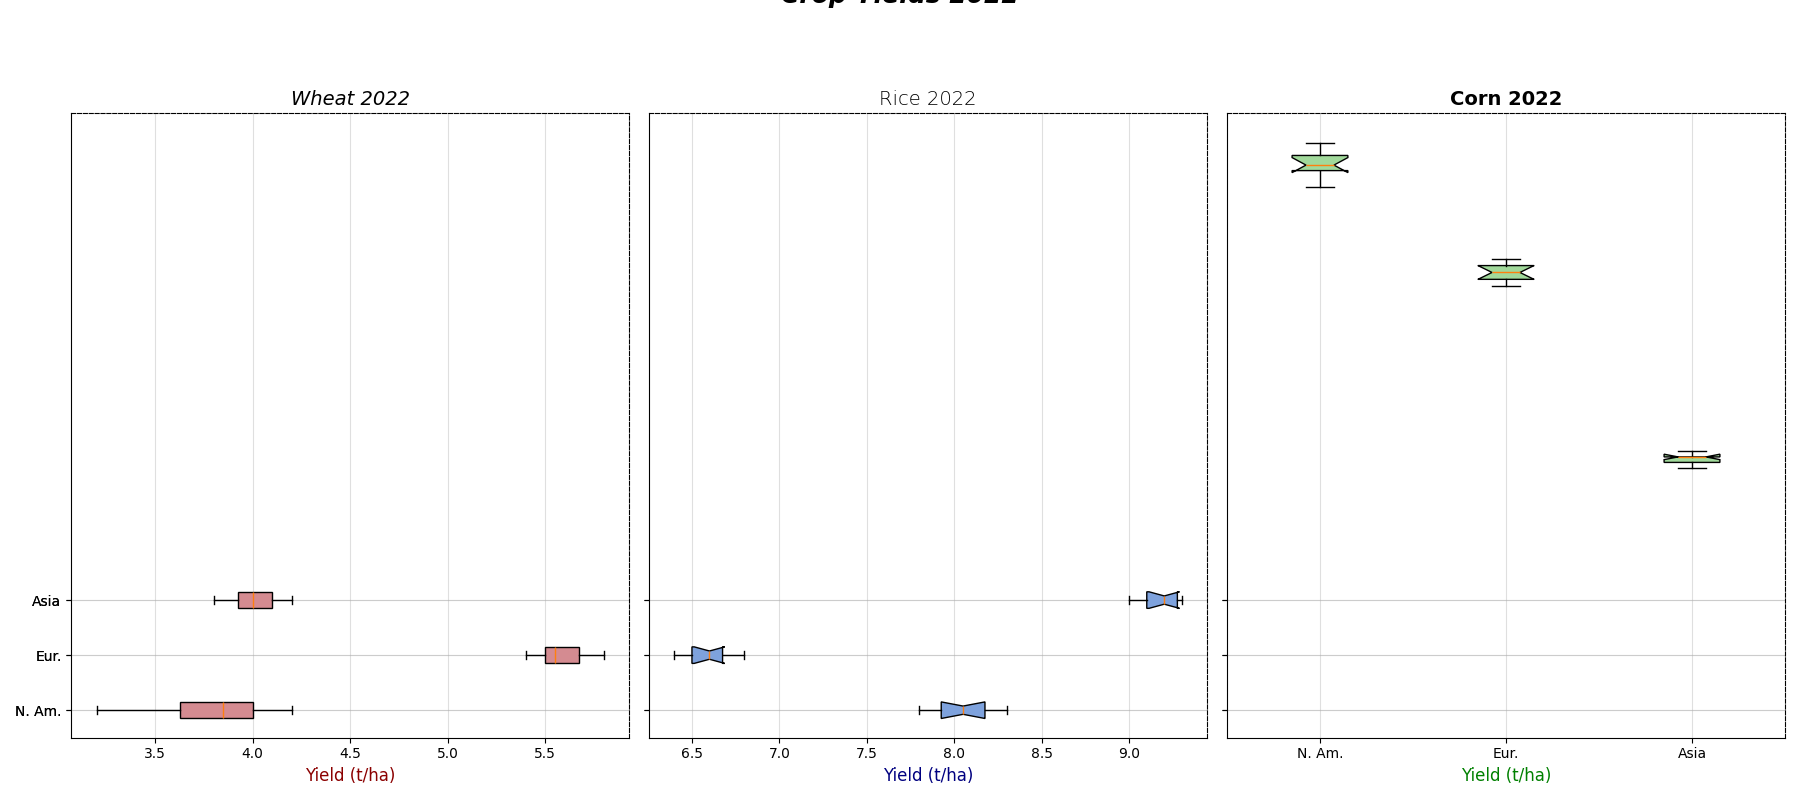

Write Python code to recreate this figure.
import matplotlib.pyplot as plt
import numpy as np

regions = ['N. Am.', 'Eur.', 'Asia']

wheat_na = [3.2, 3.5, 3.6, 4.0, 4.2, 3.9, 4.1, 3.8, 4.0, 3.7]
corn_na = [10.5, 11.0, 11.2, 10.8, 10.9, 11.1, 10.7, 10.8, 11.3, 10.9]
rice_na = [7.8, 8.0, 7.9, 8.2, 8.3, 8.1, 8.0, 7.8, 8.2, 8.1]

wheat_eu = [5.5, 5.4, 5.6, 5.7, 5.8, 5.5, 5.6, 5.4, 5.7, 5.5]
corn_eu = [9.0, 8.8, 8.9, 9.2, 9.1, 8.7, 9.0, 9.1, 8.8, 8.9]
rice_eu = [6.5, 6.6, 6.7, 6.5, 6.8, 6.4, 6.6, 6.5, 6.6, 6.7]

wheat_as = [3.8, 3.9, 4.0, 4.1, 4.2, 4.0, 4.1, 3.9, 4.0, 4.1]
corn_as = [5.5, 5.6, 5.7, 5.6, 5.5, 5.7, 5.6, 5.5, 5.4, 5.6]
rice_as = [9.2, 9.3, 9.1, 9.2, 9.3, 9.1, 9.2, 9.0, 9.3, 9.1]

data_wheat = [wheat_na, wheat_eu, wheat_as]
data_corn = [corn_na, corn_eu, corn_as]
data_rice = [rice_na, rice_eu, rice_as]

fig, axes = plt.subplots(1, 3, figsize=(18, 8), sharey=True)

axes[0].set_title('Wheat 2022', fontsize=14, fontstyle='italic')
axes[1].set_title('Rice 2022', fontsize=14, fontweight='light')
axes[2].set_title('Corn 2022', fontsize=14, fontweight='bold')

box_wheat = axes[0].boxplot(data_wheat, vert=False, patch_artist=True, labels=regions, notch=False)
for patch in box_wheat['boxes']:
    patch.set_facecolor('#D48B91')
axes[0].set_xlabel('Yield (t/ha)', fontsize=12, color='darkred')

box_rice = axes[1].boxplot(data_rice, vert=False, patch_artist=True, labels=regions, notch=True)
for patch in box_rice['boxes']:
    patch.set_facecolor('#7EA2DD')
axes[1].set_xlabel('Yield (t/ha)', fontsize=12, color='navy')

box_corn = axes[2].boxplot(data_corn, vert=True, patch_artist=True, labels=regions, notch=True, boxprops=dict(linestyle='-'))
for patch in box_corn['boxes']:
    patch.set_facecolor('#A1D99B')
axes[2].set_xlabel('Yield (t/ha)', fontsize=12, color='green')

for ax in axes:
    ax.grid(True, linestyle='-', linewidth=0.8, alpha=0.4)
    ax.set_axisbelow(True)
    ax.spines['top'].set_linestyle('--')
    ax.spines['right'].set_linestyle('--')

fig.suptitle('Crop Yields 2022', fontsize=18, fontweight='heavy', style='italic', y=1.02)
plt.tight_layout(rect=[0, 0, 1, 0.955])
plt.show()
